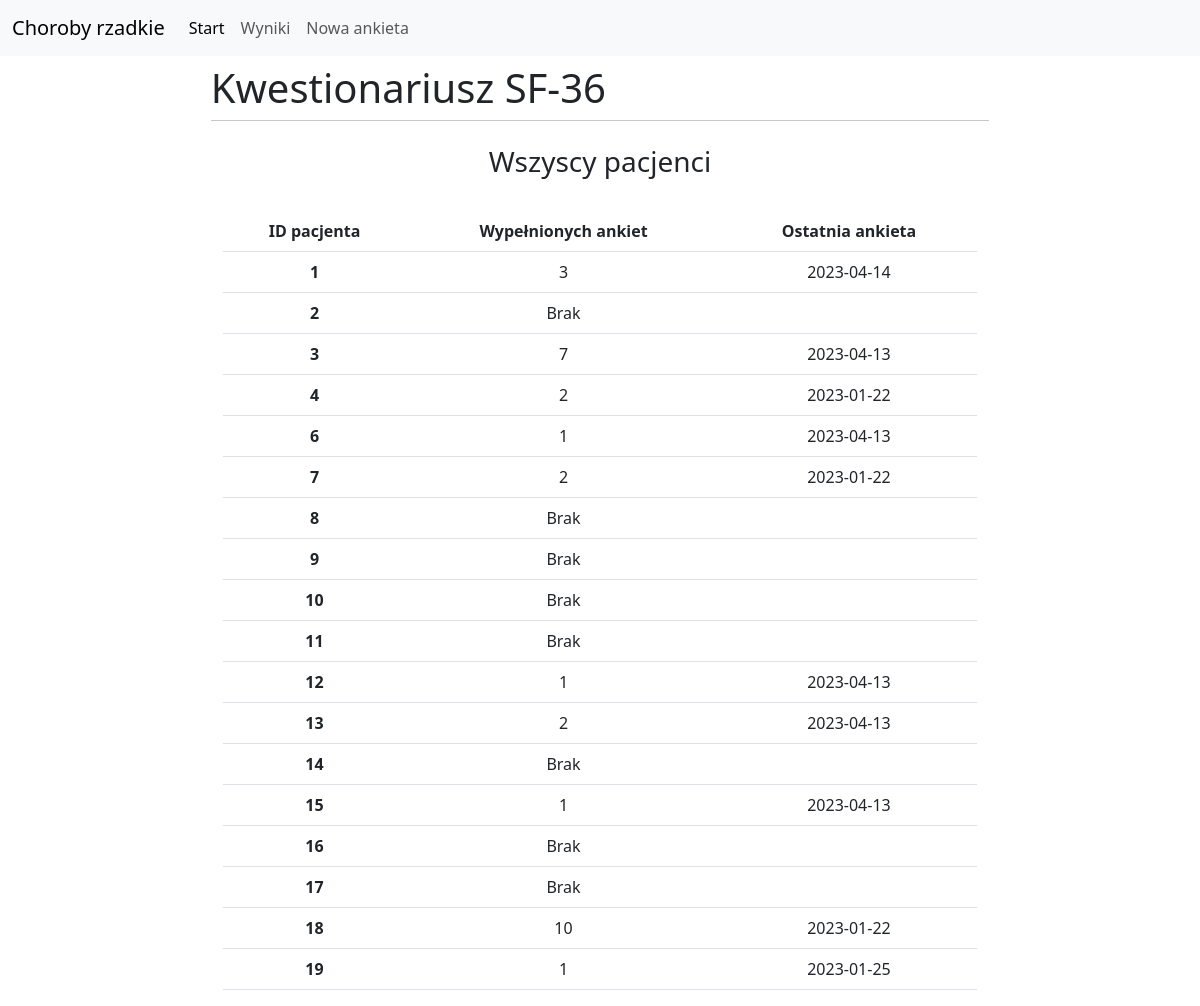
The page /panel/ (signed in) on the database its author committed.
### main/models.py (models this page shows)
class sf36_raw(models.Model):
    pacjent_id = models.ForeignKey(Pacjenci, on_delete=models.CASCADE)
    data_wypelnienia = models.DateField(auto_now=True)
    stan_zdrowia = models.IntegerField(validators=[MinValueValidator(1), MaxValueValidator(5)])
    stan_zdrowia_porownanie = models.IntegerField(validators=[MinValueValidator(1), MaxValueValidator(5)])
    bieganie = models.IntegerField(validators=[MinValueValidator(1), MaxValueValidator(3)])
    umiarkowana_aktywnosc = models.IntegerField(validators=[MinValueValidator(1), MaxValueValidator(3)])
    zakupy = models.IntegerField(validators=[MinValueValidator(1), MaxValueValidator(3)])
    kilka_pieter = models.IntegerField(validators=[MinValueValidator(1), MaxValueValidator(3)])
    pietro = models.IntegerField(validators=[MinValueValidator(1), MaxValueValidator(3)])
    schylanie = models.IntegerField(validators=[MinValueValidator(1), MaxValueValidator(3)])
    spacer_1km = models.IntegerField(validators=[MinValueValidator(1), MaxValueValidator(3)])
    spacer_500m = models.IntegerField(validators=[MinValueValidator(1), MaxValueValidator(3)])
    spacer_100m = models.IntegerField(validators=[MinValueValidator(1), MaxValueValidator(3)])
    ubieranie = models.IntegerField(validators=[MinValueValidator(1), MaxValueValidator(3)])
    skrocenie_pracy = models.IntegerField(validators=[MinValueValidator(1), MaxValueValidator(2)])
    gorsze_samopoczucie = models.IntegerField(validators=[MinValueValidator(1), MaxValueValidator(2)])
    ograniczenie_czynnosci = models.IntegerField(validators=[MinValueValidator(1), MaxValueValidator(2)])
    utrudnienie_czynnosci = models.IntegerField(validators=[MinValueValidator(1), MaxValueValidator(2)])
    emocje_skrocenie_pracy = models.IntegerField(validators=[MinValueValidator(1), MaxValueValidator(2)])
    emocje_rezultaty = models.IntegerField(validators=[MinValueValidator(1), MaxValueValidator(2)])
    emocje_niemoznosc = models.IntegerField(validators=[MinValueValidator(1), MaxValueValidator(2)])
    zwyczajne_czynnosci = models.IntegerField(validators=[MinValueValidator(1), MaxValueValidator(5)])
    bol_czestosc = models.IntegerField(validators=[MinValueValidator(1), MaxValueValidator(6)])
    bol_praca = models.IntegerField(validators=[MinValueValidator(1), MaxValueValidator(5)])
    animusz = models.IntegerField(validators=[MinValueValidator(1), MaxValueValidator(6)])
    zdenerwowanie = models.IntegerField(validators=[MinValueValidator(1), MaxValueValidator(6)])
    brak_wartosci = models.IntegerField(validators=[MinValueValidator(1), MaxValueValidator(6)])
    wyciszenie = models.IntegerField(validators=[MinValueValidator(1), MaxValueValidator(6)])
    energicznosc = models.IntegerField(validators=[MinValueValidator(1), MaxValueValidator(6)])
    smutek = models.IntegerField(validators=[MinValueValidator(1), MaxValueValidator(6)])
    zmarnowanie = models.IntegerField(validators=[MinValueValidator(1), MaxValueValidator(6)])
    szczeliwosc = models.IntegerField(validators=[MinValueValidator(1), MaxValueValidator(6)])
    zmeczenie = models.IntegerField(validators=[MinValueValidator(1), MaxValueValidator(6)])
    zdrowie_towarzyskosc = models.IntegerField(validators=[MinValueValidator(1), MaxValueValidator(5)])
    stan_zdrowia_inni = models.IntegerField(validators=[MinValueValidator(1), MaxValueValidator(5)])
    zdrowotnosc_inni = models.IntegerField(validators=[MinValueValidator(1), MaxValueValidator(5)])
    pogorszenie_zdrowia = models.IntegerField(validators=[MinValueValidator(1), MaxValueValidator(5)])
    doskonalosc_zdrowia = models.IntegerField(validators=[MinValueValidator(1), MaxValueValidator(5)])
    def __str__(self):
        return str(self.data_wypelnienia)

### main/views.py (the view)
# urls.py: path("panel/", views.panel, name="panel"),
def panel(response):
    if response.user.is_authenticated:
        lekarz = response.user.lekarze
        ls_patient = Pacjenci.objects.all()
        ostatnia_ankieta = {}
        for x in ls_patient:
            ostatnia_ankieta[str(x.pacjent_id)] = []
            if len(x.sf36_raw_set.all()) > 0:
                ostatnia_ankieta[str(x.pacjent_id)].append(len(x.sf36_raw_set.all()))
                ostatnia_ankieta[str(x.pacjent_id)].append(x.sf36_raw_set.all().latest("data_wypelnienia"))
            else:
                ostatnia_ankieta[str(x.pacjent_id)].append("Brak")
                ostatnia_ankieta[str(x.pacjent_id)].append(" ")
        return render(response, "main/panel.html", {"lekarz": lekarz, "ls_patient": ls_patient,
                                                    "ostatnia_ankieta": ostatnia_ankieta})
    else:
        return HttpResponseRedirect("/login")

### main/templates/main/panel.html
{% extends "main/base.html" %}
{% block content %}
<div class="container text-center">
    <div class="row align-items-center">
        <div class="col">
            <h3>Wszyscy pacjenci</h3>
            <br>
        </div>
    </div>
    <div class="row align-items-center">
        <div class="col">
            <table class="table">
              <thead class="thead-dark">
                <tr>
                    <th scope="col">ID pacjenta</th>
                    <th scope="col">Wypełnionych ankiet</th>
                    <th scope="col">Ostatnia ankieta</th>
                </tr>
              </thead>
              <tbody>
              {% for x,y in ostatnia_ankieta.items %}
                <tr>
                  <th scope="row">{{x}}</th>
                    {% for item in y %}
                  <td>{{item}}</td>
                    {% endfor %}
                </tr>
              {% endfor %}
              </tbody>
            </table>
        </div>
    </div>
</div>
{% endblock %}

### main/templates/main/base.html (shortened to what this page needs)
<!DOCTYPE html>
<html lang="en">
<head>
    <link href="https://cdn.jsdelivr.net/npm/bootstrap@5.3.0-alpha1/dist/css/bootstrap.min.css" rel="stylesheet">
</head>
<body>
    <link href='https://cdnjs.cloudflare.com/ajax/libs/bootstrap-datepicker/1.9.0/css/bootstrap-datepicker.min.css' rel='stylesheet' type='text/css'>
    <nav class="navbar navbar-expand-lg bg-body-tertiary">
  <div class="container-fluid">
    <a class="navbar-brand" href="#">Choroby rzadkie</a>
    <div class="collapse navbar-collapse" id="navbarSupportedContent">
      <ul class="navbar-nav me-auto mb-2 mb-lg-0">
        <li class="nav-item">
          <a class="nav-link active" aria-current="page" href="/panel/">Start</a>
        </li>
        <li class="nav-item">
          <a class="nav-link" href="/results_sf36/">Wyniki</a>
        </li>
        <li class="nav-item">
          <a class="nav-link" href="/patient/">Nowa ankieta</a>
        </li>
      </ul>
    </div>
  </div>
</nav>
    <div id="content" name="content" class="main">
        <div class="row justify-content-center">
            <div class="col-8">
                <h1 class="mt-2">Kwestionariusz SF-36</h1>
                <hr class="mt-0 mb-4">
    {% block content %}
    {% endblock %}
            </div>
        </div>
</div>
</body>
</html>

### main/templates/main/base.html (style rules this page uses)
.main { padding: 0px 10px; }

### rows shown on the page
sf36_raw: x "1", y "3", data_wypelnienia "2023-04-14"
sf36_raw: x "3", y "7", data_wypelnienia "2023-04-13"
sf36_raw: x "4", y "2", data_wypelnienia "2023-01-22"
sf36_raw: pacjent_id "6", y "1", data_wypelnienia "2023-04-13"
sf36_raw: pacjent_id "7", y "2", data_wypelnienia "2023-01-22"
sf36_raw: pacjent_id "12", y "1", data_wypelnienia "2023-04-13"
sf36_raw: pacjent_id "13", y "2", data_wypelnienia "2023-04-13"
sf36_raw: pacjent_id "15", y "1", data_wypelnienia "2023-04-13"
sf36_raw: pacjent_id "18", y "10", data_wypelnienia "2023-01-22"
sf36_raw: pacjent_id "19", y "1", data_wypelnienia "2023-01-25"

### other values the page prints
{{ x }} "2" "8" "9" "10" "11" "14" "16" "17"
{{ item }} "Brak" "Brak" "Brak" "Brak" "Brak" "Brak" "Brak" "Brak"
